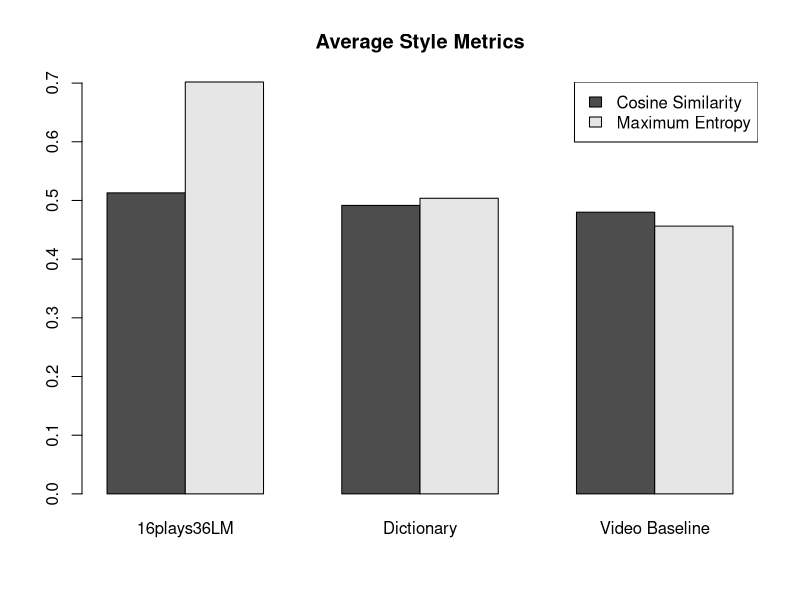

This chart was generated by the following R code:
#16plays36:
#average-csim	0.512979241631
#average-cmaxent	0.701862536235
#phrase2:
#average-csim	0.491599098577
#average-cmaxent	0.50375691204
#video2:
#average-csim	0.480059827357
#average-cmaxent	0.456308085791

pdf('style_metrics.pdf', width=7, height=7)

barplot(rbind(
	c(0.512979241631, 0.491599098577, 0.480059827357),
	c(0.701862536235, 0.50375691204, 0.456308085791)),
	names.arg=c('16plays36LM', 'Dictionary', 'Video Baseline'), beside=TRUE)

title("Average Style Metrics")

legend("topright", legend=c('Cosine Similarity', 'Maximum Entropy'), fill=(gray.colors(n=2)))

dev.off()